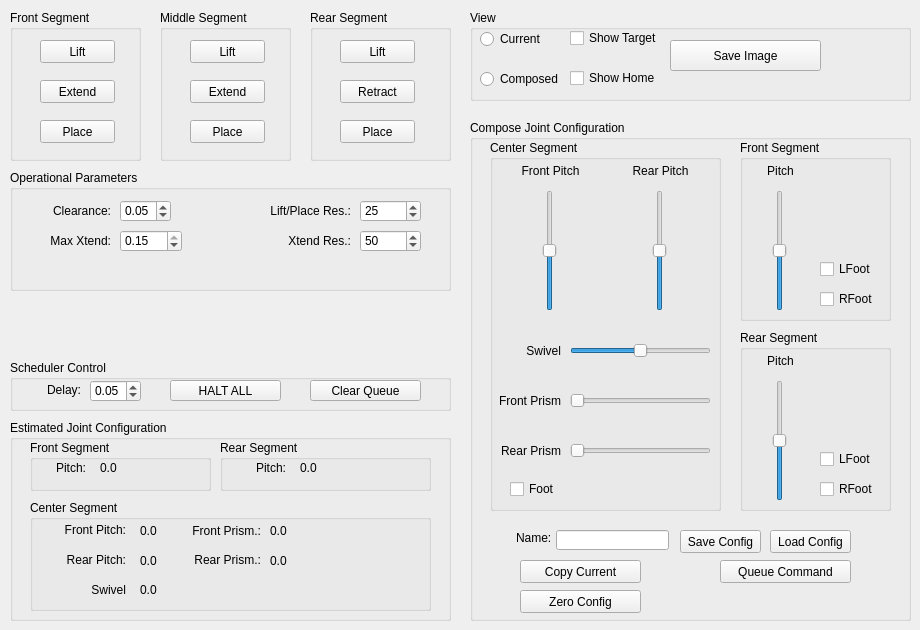
    <widget class="QWidget" name="tab_2">
     <attribute name="title">
      <string>Joint Configuration</string>
     </attribute>
     <widget class="QGroupBox" name="groupBox">
      <property name="geometry">
       <rect>
        <x>10</x>
        <y>420</y>
        <width>441</width>
        <height>201</height>
       </rect>
      </property>
      <property name="title">
       <string>Estimated Joint Configuration</string>
      </property>
      <widget class="QLabel" name="label_7">
       <property name="geometry">
        <rect>
         <x>20</x>
         <y>40</y>
         <width>111</width>
         <height>16</height>
        </rect>
       </property>
       <property name="text">
        <string/>
       </property>
      </widget>
      <widget class="QGroupBox" name="groupBox_2">
       <property name="geometry">
        <rect>
         <x>20</x>
         <y>20</y>
         <width>181</width>
         <height>51</height>
        </rect>
       </property>
       <property name="title">
        <string>Front Segment</string>
       </property>
       <widget class="QLabel" name="label_15">
        <property name="geometry">
         <rect>
          <x>10</x>
          <y>20</y>
          <width>46</width>
          <height>16</height>
         </rect>
        </property>
        <property name="text">
         <string>Pitch:</string>
        </property>
        <property name="alignment">
         <set>Qt::AlignRight|Qt::AlignTrailing|Qt::AlignVCenter</set>
        </property>
       </widget>
       <widget class="QLabel" name="front_pitch_lbl">
        <property name="geometry">
         <rect>
          <x>70</x>
          <y>20</y>
          <width>46</width>
          <height>16</height>
         </rect>
        </property>
        <property name="text">
         <string>0.0</string>
        </property>
        <property name="alignment">
         <set>Qt::AlignLeading|Qt::AlignLeft|Qt::AlignVCenter</set>
        </property>
       </widget>
      </widget>
      <widget class="QGroupBox" name="groupBox_4">
       <property name="geometry">
        <rect>
         <x>210</x>
         <y>20</y>
         <width>211</width>
         <height>51</height>
        </rect>
       </property>
       <property name="title">
        <string>Rear Segment</string>
       </property>
       <widget class="QLabel" name="label_18">
        <property name="geometry">
         <rect>
          <x>20</x>
          <y>20</y>
          <width>46</width>
          <height>16</height>
         </rect>
        </property>
        <property name="text">
         <string>Pitch:</string>
        </property>
        <property name="alignment">
         <set>Qt::AlignRight|Qt::AlignTrailing|Qt::AlignVCenter</set>
        </property>
       </widget>
       <widget class="QLabel" name="rear_pitch_lbl">
        <property name="geometry">
         <rect>
          <x>80</x>
          <y>20</y>
          <width>46</width>
          <height>16</height>
         </rect>
        </property>
        <property name="text">
         <string>0.0</string>
        </property>
        <property name="alignment">
         <set>Qt::AlignLeading|Qt::AlignLeft|Qt::AlignVCenter</set>
        </property>
       </widget>
      </widget>
      <widget class="QGroupBox" name="groupBox_3">
       <property name="geometry">
        <rect>
         <x>20</x>
         <y>80</y>
         <width>401</width>
         <height>111</height>
        </rect>
       </property>
       <property name="title">
        <string>Center Segment</string>
       </property>
       <widget class="QLabel" name="label_20">
        <property name="geometry">
         <rect>
          <x>25</x>
          <y>20</y>
          <width>71</width>
          <height>20</height>
         </rect>
        </property>
        <property name="text">
         <string>Front Pitch:</string>
        </property>
        <property name="alignment">
         <set>Qt::AlignRight|Qt::AlignTrailing|Qt::AlignVCenter</set>
        </property>
       </widget>
       <widget class="QLabel" name="center_fpitch_lbl">
        <property name="geometry">
         <rect>
          <x>110</x>
          <y>20</y>
          <width>46</width>
          <height>21</height>
         </rect>
        </property>
        <property name="text">
         <string>0.0</string>
        </property>
        <property name="alignment">
         <set>Qt::AlignLeading|Qt::AlignLeft|Qt::AlignVCenter</set>
        </property>
       </widget>
       <widget class="QLabel" name="center_rpitch_lbl">
        <property name="geometry">
         <rect>
          <x>110</x>
          <y>50</y>
          <width>46</width>
          <height>21</height>
         </rect>
        </property>
        <property name="text">
         <string>0.0</string>
        </property>
        <property name="alignment">
         <set>Qt::AlignLeading|Qt::AlignLeft|Qt::AlignVCenter</set>
        </property>
       </widget>
       <widget class="QLabel" name="label_22">
        <property name="geometry">
         <rect>
          <x>25</x>
          <y>50</y>
          <width>71</width>
          <height>20</height>
         </rect>
        </property>
        <property name="text">
         <string>Rear Pitch:</string>
        </property>
        <property name="alignment">
         <set>Qt::AlignRight|Qt::AlignTrailing|Qt::AlignVCenter</set>
        </property>
       </widget>
       <widget class="QLabel" name="center_swivel_lbl">
        <property name="geometry">
         <rect>
          <x>110</x>
          <y>80</y>
          <width>46</width>
          <height>20</height>
         </rect>
        </property>
        <property name="text">
         <string>0.0</string>
        </property>
        <property name="alignment">
         <set>Qt::AlignLeading|Qt::AlignLeft|Qt::AlignVCenter</set>
        </property>
       </widget>
       <widget class="QLabel" name="label_24">
        <property name="geometry">
         <rect>
          <x>50</x>
          <y>80</y>
          <width>46</width>
          <height>20</height>
         </rect>
        </property>
        <property name="text">
         <string>Swivel</string>
        </property>
        <property name="alignment">
         <set>Qt::AlignRight|Qt::AlignTrailing|Qt::AlignVCenter</set>
        </property>
       </widget>
       <widget class="QLabel" name="center_fprism_lbl">
        <property name="geometry">
         <rect>
          <x>240</x>
          <y>20</y>
          <width>41</width>
          <height>21</height>
         </rect>
        </property>
        <property name="text">
         <string>0.0</string>
        </property>
        <property name="alignment">
         <set>Qt::AlignLeading|Qt::AlignLeft|Qt::AlignVCenter</set>
        </property>
       </widget>
       <widget class="QLabel" name="label_26">
        <property name="geometry">
         <rect>
          <x>150</x>
          <y>20</y>
          <width>81</width>
          <height>21</height>
         </rect>
        </property>
        <property name="text">
         <string>Front Prism.:</string>
        </property>
        <property name="alignment">
         <set>Qt::AlignRight|Qt::AlignTrailing|Qt::AlignVCenter</set>
        </property>
       </widget>
       <widget class="QLabel" name="center_rprism_lbl">
        <property name="geometry">
         <rect>
          <x>240</x>
          <y>50</y>
          <width>41</width>
          <height>21</height>
         </rect>
        </property>
        <property name="text">
         <string>0.0</string>
        </property>
        <property name="alignment">
         <set>Qt::AlignLeading|Qt::AlignLeft|Qt::AlignVCenter</set>
        </property>
       </widget>
       <widget class="QLabel" name="label_28">
        <property name="geometry">
         <rect>
          <x>150</x>
          <y>50</y>
          <width>81</width>
          <height>20</height>
         </rect>
        </property>
        <property name="text">
         <string>Rear Prism.:</string>
        </property>
        <property name="alignment">
         <set>Qt::AlignRight|Qt::AlignTrailing|Qt::AlignVCenter</set>
        </property>
       </widget>
      </widget>
     </widget>
     <widget class="QGroupBox" name="groupBox_7">
      <property name="geometry">
       <rect>
        <x>470</x>
        <y>120</y>
        <width>441</width>
        <height>501</height>
       </rect>
      </property>
      <property name="title">
       <string>Compose Joint Configuration</string>
      </property>
      <widget class="QPushButton" name="load_config">
       <property name="geometry">
        <rect>
         <x>300</x>
         <y>410</y>
         <width>81</width>
         <height>23</height>
        </rect>
       </property>
       <property name="text">
        <string>Load Config</string>
       </property>
      </widget>
      <widget class="QPushButton" name="copy_current">
       <property name="geometry">
        <rect>
         <x>50</x>
         <y>440</y>
         <width>121</width>
         <height>23</height>
        </rect>
       </property>
       <property name="text">
        <string>Copy Current</string>
       </property>
      </widget>
      <widget class="QPushButton" name="save_config">
       <property name="geometry">
        <rect>
         <x>210</x>
         <y>410</y>
         <width>81</width>
         <height>23</height>
        </rect>
       </property>
       <property name="text">
        <string>Save Config</string>
       </property>
      </widget>
      <widget class="QPushButton" name="zero_config">
       <property name="geometry">
        <rect>
         <x>50</x>
         <y>470</y>
         <width>121</width>
         <height>23</height>
        </rect>
       </property>
       <property name="text">
        <string>Zero Config</string>
       </property>
      </widget>
      <widget class="QPushButton" name="queue_command">
       <property name="geometry">
        <rect>
         <x>250</x>
         <y>440</y>
         <width>131</width>
         <height>23</height>
        </rect>
       </property>
       <property name="text">
        <string>Queue Command</string>
       </property>
      </widget>
      <widget class="QLabel" name="label_87">
       <property name="geometry">
        <rect>
         <x>46</x>
         <y>410</y>
         <width>41</width>
         <height>16</height>
        </rect>
       </property>
       <property name="text">
        <string>Name:</string>
       </property>
      </widget>
      <widget class="QLineEdit" name="config_name">
       <property name="geometry">
        <rect>
         <x>86</x>
         <y>410</y>
         <width>113</width>
         <height>20</height>
        </rect>
       </property>
      </widget>
      <widget class="QGroupBox" name="groupBox_5">
       <property name="geometry">
        <rect>
         <x>270</x>
         <y>20</y>
         <width>151</width>
         <height>181</height>
        </rect>
       </property>
       <property name="title">
        <string>Front Segment</string>
       </property>
       <widget class="QCheckBox" name="foot_front_left_check">
        <property name="geometry">
         <rect>
          <x>80</x>
          <y>120</y>
          <width>71</width>
          <height>18</height>
         </rect>
        </property>
        <property name="text">
         <string>LFoot</string>
        </property>
       </widget>
       <widget class="QCheckBox" name="foot_front_right_check">
        <property name="geometry">
         <rect>
          <x>80</x>
          <y>150</y>
          <width>71</width>
          <height>18</height>
         </rect>
        </property>
        <property name="text">
         <string>RFoot</string>
        </property>
       </widget>
       <widget class="QSlider" name="front_pitch_sld">
        <property name="geometry">
         <rect>
          <x>30</x>
          <y>50</y>
          <width>20</width>
          <height>121</height>
         </rect>
        </property>
        <property name="minimum">
         <number>-30</number>
        </property>
        <property name="maximum">
         <number>30</number>
        </property>
        <property name="orientation">
         <enum>Qt::Vertical</enum>
        </property>
       </widget>
       <widget class="QLabel" name="label_34">
        <property name="geometry">
         <rect>
          <x>20</x>
          <y>20</y>
          <width>41</width>
          <height>21</height>
         </rect>
        </property>
        <property name="text">
         <string>Pitch</string>
        </property>
        <property name="alignment">
         <set>Qt::AlignCenter</set>
        </property>
       </widget>
      </widget>
      <widget class="QGroupBox" name="groupBox_8">
       <property name="geometry">
        <rect>
         <x>270</x>
         <y>210</y>
         <width>151</width>
         <height>181</height>
        </rect>
       </property>
       <property name="title">
        <string>Rear Segment</string>
       </property>
       <widget class="QCheckBox" name="foot_rear_right_check">
        <property name="geometry">
         <rect>
          <x>80</x>
          <y>150</y>
          <width>71</width>
          <height>18</height>
         </rect>
        </property>
        <property name="text">
         <string>RFoot</string>
        </property>
       </widget>
       <widget class="QCheckBox" name="foot_rear_left_check">
        <property name="geometry">
         <rect>
          <x>80</x>
          <y>120</y>
          <width>71</width>
          <height>18</height>
         </rect>
        </property>
        <property name="text">
         <string>LFoot</string>
        </property>
       </widget>
       <widget class="QSlider" name="rear_pitch_sld">
        <property name="geometry">
         <rect>
          <x>30</x>
          <y>50</y>
          <width>20</width>
          <height>121</height>
         </rect>
        </property>
        <property name="minimum">
         <number>-30</number>
        </property>
        <property name="maximum">
         <number>30</number>
        </property>
        <property name="orientation">
         <enum>Qt::Vertical</enum>
        </property>
       </widget>
       <widget class="QLabel" name="label_39">
        <property name="geometry">
         <rect>
          <x>20</x>
          <y>20</y>
          <width>41</width>
          <height>21</height>
         </rect>
        </property>
        <property name="text">
         <string>Pitch</string>
        </property>
        <property name="alignment">
         <set>Qt::AlignCenter</set>
        </property>
       </widget>
      </widget>
      <widget class="QGroupBox" name="groupBox_9">
       <property name="geometry">
        <rect>
         <x>20</x>
         <y>20</y>
         <width>231</width>
         <height>371</height>
        </rect>
       </property>
       <property name="title">
        <string>Center Segment</string>
       </property>
       <widget class="QLabel" name="label_35">
        <property name="geometry">
         <rect>
          <x>0</x>
          <y>250</y>
          <width>71</width>
          <height>21</height>
         </rect>
        </property>
        <property name="text">
         <string>Front Prism</string>
        </property>
        <property name="alignment">
         <set>Qt::AlignRight|Qt::AlignTrailing|Qt::AlignVCenter</set>
        </property>
       </widget>
       <widget class="QLabel" name="label_33">
        <property name="geometry">
         <rect>
          <x>20</x>
          <y>20</y>
          <width>81</width>
          <height>21</height>
         </rect>
        </property>
        <property name="text">
         <string>Front Pitch</string>
        </property>
        <property name="alignment">
         <set>Qt::AlignCenter</set>
        </property>
       </widget>
       <widget class="QCheckBox" name="foot_center_check">
        <property name="geometry">
         <rect>
          <x>20</x>
          <y>340</y>
          <width>61</width>
          <height>18</height>
         </rect>
        </property>
        <property name="text">
         <string>Foot</string>
        </property>
       </widget>
       <widget class="QSlider" name="center_pitchf_sld">
        <property name="geometry">
         <rect>
          <x>50</x>
          <y>50</y>
          <width>20</width>
          <height>121</height>
         </rect>
        </property>
        <property name="minimum">
         <number>-30</number>
        </property>
        <property name="maximum">
         <number>30</number>
        </property>
        <property name="orientation">
         <enum>Qt::Vertical</enum>
        </property>
       </widget>
       <widget class="QLabel" name="label_36">
        <property name="geometry">
         <rect>
          <x>130</x>
          <y>20</y>
          <width>81</width>
          <height>21</height>
         </rect>
        </property>
        <property name="text">
         <string>Rear Pitch</string>
        </property>
        <property name="alignment">
         <set>Qt::AlignCenter</set>
        </property>
       </widget>
       <widget class="QSlider" name="center_pitchr_sld">
        <property name="geometry">
         <rect>
          <x>160</x>
          <y>50</y>
          <width>20</width>
          <height>121</height>
         </rect>
        </property>
        <property name="minimum">
         <number>-30</number>
        </property>
        <property name="maximum">
         <number>30</number>
        </property>
        <property name="orientation">
         <enum>Qt::Vertical</enum>
        </property>
       </widget>
       <widget class="QSlider" name="center_prismf_sld">
        <property name="geometry">
         <rect>
          <x>80</x>
          <y>250</y>
          <width>141</width>
          <height>21</height>
         </rect>
        </property>
        <property name="maximum">
         <number>150</number>
        </property>
        <property name="singleStep">
         <number>1</number>
        </property>
        <property name="orientation">
         <enum>Qt::Horizontal</enum>
        </property>
       </widget>
       <widget class="QSlider" name="center_prismr_sld">
        <property name="geometry">
         <rect>
          <x>80</x>
          <y>300</y>
          <width>141</width>
          <height>21</height>
         </rect>
        </property>
        <property name="maximum">
         <number>150</number>
        </property>
        <property name="singleStep">
         <number>1</number>
        </property>
        <property name="orientation">
         <enum>Qt::Horizontal</enum>
        </property>
       </widget>
       <widget class="QLabel" name="label_37">
        <property name="geometry">
         <rect>
          <x>0</x>
          <y>300</y>
          <width>71</width>
          <height>21</height>
         </rect>
        </property>
        <property name="text">
         <string>Rear Prism</string>
        </property>
        <property name="alignment">
         <set>Qt::AlignRight|Qt::AlignTrailing|Qt::AlignVCenter</set>
        </property>
       </widget>
       <widget class="QSlider" name="center_swivel_sld">
        <property name="geometry">
         <rect>
          <x>80</x>
          <y>200</y>
          <width>141</width>
          <height>21</height>
         </rect>
        </property>
        <property name="minimum">
         <number>-30</number>
        </property>
        <property name="maximum">
         <number>30</number>
        </property>
        <property name="orientation">
         <enum>Qt::Horizontal</enum>
        </property>
       </widget>
       <widget class="QLabel" name="label_38">
        <property name="geometry">
         <rect>
          <x>10</x>
          <y>200</y>
          <width>61</width>
          <height>21</height>
         </rect>
        </property>
        <property name="text">
         <string>Swivel</string>
        </property>
        <property name="alignment">
         <set>Qt::AlignRight|Qt::AlignTrailing|Qt::AlignVCenter</set>
        </property>
       </widget>
      </widget>
     </widget>
     <widget class="QGroupBox" name="groupBox_16">
      <property name="geometry">
       <rect>
        <x>470</x>
        <y>10</y>
        <width>441</width>
        <height>91</height>
       </rect>
      </property>
      <property name="title">
       <string>View</string>
      </property>
      <widget class="QRadioButton" name="current_radio">
       <property name="geometry">
        <rect>
         <x>10</x>
         <y>20</y>
         <width>81</width>
         <height>18</height>
        </rect>
       </property>
       <property name="text">
        <string>Current</string>
       </property>
      </widget>
      <widget class="QRadioButton" name="composed_radio">
       <property name="geometry">
        <rect>
         <x>10</x>
         <y>60</y>
         <width>82</width>
         <height>18</height>
        </rect>
       </property>
       <property name="text">
        <string>Composed</string>
       </property>
      </widget>
      <widget class="QCheckBox" name="target_chk">
       <property name="geometry">
        <rect>
         <x>100</x>
         <y>20</y>
         <width>91</width>
         <height>16</height>
        </rect>
       </property>
       <property name="text">
        <string>Show Target</string>
       </property>
      </widget>
      <widget class="QCheckBox" name="home_chk">
       <property name="geometry">
        <rect>
         <x>100</x>
         <y>60</y>
         <width>91</width>
         <height>16</height>
        </rect>
       </property>
       <property name="text">
        <string>Show Home</string>
       </property>
      </widget>
      <widget class="QPushButton" name="save_img">
       <property name="geometry">
        <rect>
         <x>200</x>
         <y>30</y>
         <width>151</width>
         <height>31</height>
        </rect>
       </property>
       <property name="text">
        <string>Save Image</string>
       </property>
      </widget>
     </widget>
     <widget class="QGroupBox" name="groupBox_25">
      <property name="geometry">
       <rect>
        <x>310</x>
        <y>10</y>
        <width>141</width>
        <height>151</height>
       </rect>
      </property>
      <property name="title">
       <string>Rear Segment</string>
      </property>
      <widget class="QPushButton" name="rear_lift_button">
       <property name="geometry">
        <rect>
         <x>30</x>
         <y>30</y>
         <width>75</width>
         <height>23</height>
        </rect>
       </property>
       <property name="text">
        <string>Lift</string>
       </property>
      </widget>
      <widget class="QPushButton" name="rear_extend_button">
       <property name="geometry">
        <rect>
         <x>30</x>
         <y>70</y>
         <width>75</width>
         <height>23</height>
        </rect>
       </property>
       <property name="text">
        <string>Retract</string>
       </property>
      </widget>
      <widget class="QPushButton" name="rear_place_button">
       <property name="geometry">
        <rect>
         <x>30</x>
         <y>110</y>
         <width>75</width>
         <height>23</height>
        </rect>
       </property>
       <property name="text">
        <string>Place</string>
       </property>
      </widget>
     </widget>
     <widget class="QGroupBox" name="groupBox_26">
      <property name="geometry">
       <rect>
        <x>160</x>
        <y>10</y>
        <width>131</width>
        <height>151</height>
       </rect>
      </property>
      <property name="title">
       <string>Middle Segment</string>
      </property>
      <widget class="QPushButton" name="middle_lift_button">
       <property name="geometry">
        <rect>
         <x>30</x>
         <y>30</y>
         <width>75</width>
         <height>23</height>
        </rect>
       </property>
       <property name="text">
        <string>Lift</string>
       </property>
      </widget>
      <widget class="QPushButton" name="middle_extend_button">
       <property name="geometry">
        <rect>
         <x>30</x>
         <y>70</y>
         <width>75</width>
         <height>23</height>
        </rect>
       </property>
       <property name="text">
        <string>Extend</string>
       </property>
      </widget>
      <widget class="QPushButton" name="middle_place_button">
       <property name="geometry">
        <rect>
         <x>30</x>
         <y>110</y>
         <width>75</width>
         <height>23</height>
        </rect>
       </property>
       <property name="text">
        <string>Place</string>
       </property>
      </widget>
     </widget>
     <widget class="QGroupBox" name="groupBox_27">
      <property name="geometry">
       <rect>
        <x>10</x>
        <y>10</y>
        <width>131</width>
        <height>151</height>
       </rect>
      </property>
      <property name="title">
       <string>Front Segment</string>
      </property>
      <widget class="QPushButton" name="front_lift_button">
       <property name="geometry">
        <rect>
         <x>30</x>
         <y>30</y>
         <width>75</width>
         <height>23</height>
        </rect>
       </property>
       <property name="text">
        <string>Lift</string>
       </property>
      </widget>
      <widget class="QPushButton" name="front_extend_button">
       <property name="geometry">
        <rect>
         <x>30</x>
         <y>70</y>
         <width>75</width>
         <height>23</height>
        </rect>
       </property>
       <property name="text">
        <string>Extend</string>
       </property>
      </widget>
      <widget class="QPushButton" name="front_place_button">
       <property name="geometry">
        <rect>
         <x>30</x>
         <y>110</y>
         <width>75</width>
         <height>23</height>
        </rect>
       </property>
       <property name="text">
        <string>Place</string>
       </property>
      </widget>
     </widget>
     <widget class="QGroupBox" name="groupBox_22">
      <property name="geometry">
       <rect>
        <x>10</x>
        <y>170</y>
        <width>441</width>
        <height>121</height>
       </rect>
      </property>
      <property name="title">
       <string>Operational Parameters</string>
      </property>
      <widget class="QDoubleSpinBox" name="clearance_dsb">
       <property name="geometry">
        <rect>
         <x>110</x>
         <y>30</y>
         <width>51</width>
         <height>22</height>
        </rect>
       </property>
       <property name="maximum">
        <double>0.100000000000000</double>
       </property>
       <property name="singleStep">
        <double>0.010000000000000</double>
       </property>
       <property name="value">
        <double>0.050000000000000</double>
       </property>
      </widget>
      <widget class="QDoubleSpinBox" name="max_x_dsb">
       <property name="geometry">
        <rect>
         <x>110</x>
         <y>60</y>
         <width>62</width>
         <height>22</height>
        </rect>
       </property>
       <property name="maximum">
        <double>0.150000000000000</double>
       </property>
       <property name="singleStep">
        <double>0.010000000000000</double>
       </property>
       <property name="value">
        <double>0.150000000000000</double>
       </property>
      </widget>
      <widget class="QLabel" name="label_3">
       <property name="geometry">
        <rect>
         <x>30</x>
         <y>30</y>
         <width>71</width>
         <height>21</height>
        </rect>
       </property>
       <property name="text">
        <string>Clearance:</string>
       </property>
       <property name="alignment">
        <set>Qt::AlignRight|Qt::AlignTrailing|Qt::AlignVCenter</set>
       </property>
      </widget>
      <widget class="QLabel" name="label_29">
       <property name="geometry">
        <rect>
         <x>30</x>
         <y>60</y>
         <width>71</width>
         <height>21</height>
        </rect>
       </property>
       <property name="text">
        <string>Max Xtend:</string>
       </property>
       <property name="alignment">
        <set>Qt::AlignRight|Qt::AlignTrailing|Qt::AlignVCenter</set>
       </property>
      </widget>
      <widget class="QLabel" name="label_31">
       <property name="geometry">
        <rect>
         <x>260</x>
         <y>60</y>
         <width>81</width>
         <height>21</height>
        </rect>
       </property>
       <property name="text">
        <string>Xtend Res.:</string>
       </property>
       <property name="alignment">
        <set>Qt::AlignRight|Qt::AlignTrailing|Qt::AlignVCenter</set>
       </property>
      </widget>
      <widget class="QSpinBox" name="x_res_sb">
       <property name="geometry">
        <rect>
         <x>350</x>
         <y>60</y>
         <width>61</width>
         <height>22</height>
        </rect>
       </property>
       <property name="maximum">
        <number>200</number>
       </property>
       <property name="singleStep">
        <number>5</number>
       </property>
       <property name="value">
        <number>50</number>
       </property>
      </widget>
      <widget class="QLabel" name="label_30">
       <property name="geometry">
        <rect>
         <x>250</x>
         <y>30</y>
         <width>91</width>
         <height>21</height>
        </rect>
       </property>
       <property name="text">
        <string>Lift/Place Res.:</string>
       </property>
       <property name="alignment">
        <set>Qt::AlignRight|Qt::AlignTrailing|Qt::AlignVCenter</set>
       </property>
      </widget>
      <widget class="QSpinBox" name="liftplace_res_sb">
       <property name="geometry">
        <rect>
         <x>350</x>
         <y>30</y>
         <width>61</width>
         <height>22</height>
        </rect>
       </property>
       <property name="maximum">
        <number>100</number>
       </property>
       <property name="singleStep">
        <number>5</number>
       </property>
       <property name="value">
        <number>25</number>
       </property>
      </widget>
     </widget>
     <widget class="QGroupBox" name="groupBox_23">
      <property name="geometry">
       <rect>
        <x>10</x>
        <y>360</y>
        <width>441</width>
        <height>51</height>
       </rect>
      </property>
      <property name="title">
       <string>Scheduler Control</string>
      </property>
      <widget class="QLabel" name="label_32">
       <property name="geometry">
        <rect>
         <x>10</x>
         <y>20</y>
         <width>61</width>
         <height>20</height>
        </rect>
       </property>
       <property name="text">
        <string>Delay:</string>
       </property>
       <property name="alignment">
        <set>Qt::AlignRight|Qt::AlignTrailing|Qt::AlignVCenter</set>
       </property>
      </widget>
      <widget class="QDoubleSpinBox" name="delay_dsb">
       <property name="geometry">
        <rect>
         <x>80</x>
         <y>20</y>
         <width>51</width>
         <height>22</height>
        </rect>
       </property>
       <property name="maximum">
        <double>5.000000000000000</double>
       </property>
       <property name="singleStep">
        <double>0.050000000000000</double>
       </property>
       <property name="value">
        <double>0.050000000000000</double>
       </property>
      </widget>
      <widget class="QPushButton" name="halt_all">
       <property name="geometry">
        <rect>
         <x>160</x>
         <y>20</y>
         <width>111</width>
         <height>21</height>
        </rect>
       </property>
       <property name="text">
        <string>HALT ALL</string>
       </property>
      </widget>
      <widget class="QPushButton" name="clear_queue">
       <property name="geometry">
        <rect>
         <x>300</x>
         <y>20</y>
         <width>111</width>
         <height>21</height>
        </rect>
       </property>
       <property name="text">
        <string>Clear Queue</string>
       </property>
      </widget>
     </widget>
    </widget>
